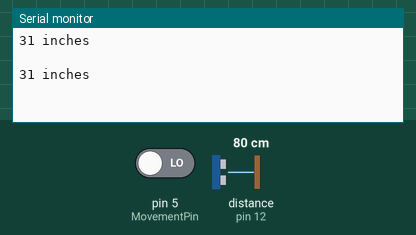
This sketch was run on a simulated Arduino Uno, built with avr-gcc and run on an emulated ATmega328P. Parts: the last lines printed to the serial monitor. Wiring (inferred from the names in the program): ultrasonic range finder: trigger pin 13; echo pin 12. The inputs (shaded band) are chosen by the test bench; at power-on: pin 5 (MovementPin) LOW, distance to the obstacle (sensor on pin 12) 80 cm. The echo pulse lasts 58.3 µs per cm.

Above: at 2.8 s.
2.9 s: pin 5 (MovementPin) driven HIGH
7.5 s: distance to the obstacle (sensor on pin 12) set to 2 cm
At 9.3 s:
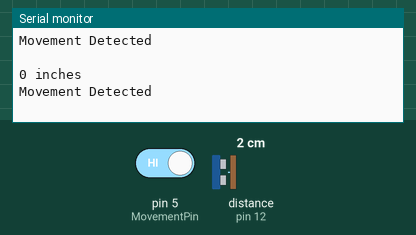
10.2 s: distance to the obstacle (sensor on pin 12) set to 4 cm
At 12.5 s:
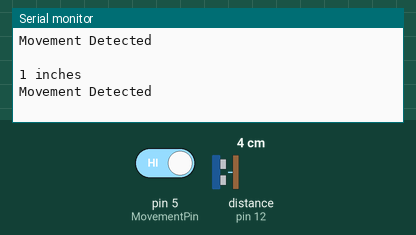
Timing chart, 0 to 14.0 s (numbered marks = the images above; inputs shaded):
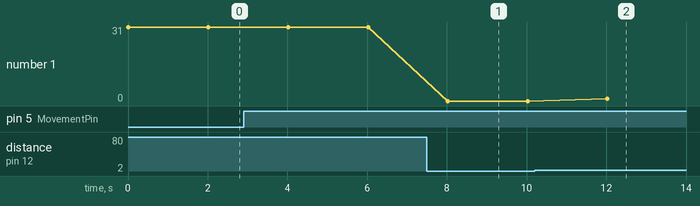

The sketch:

letsmakeit6_presenceanddistance.ino
```cpp
/*############### PRESENCE AND DISTANCE SENSORS SAMPLE #########################
       This code monitors 2 different sensors.  One is monitored for presence and
       is basically a motion sensor that turn a pin high when it senses some
       motion.

       The other sensor is a distance sensor that we send a trigger signal to
       and then measure the amount of time it takes to get an echo.  Based on
       the amount of time we can calculate the distance to an object in front
       of the sensor.


   From: Mike Myers (http://mikemyers.me)  @netnutmike
       Let's Make It Episode 6 (http://tech-zen.tv/index.php/shows/let-s-make-it/episodes/59-sensor-fun-with-arduino-1-massive-failure-but-4-successes-let-s-make-it-episode-6)

       http://tech-zen.tv

       For the sample code, show notes, contact information and many more
       videos, visit the show page at http://tech-zen.tv/letsmakeit

       Please subscribe to our YouTube channel or our netcasts at any of
       your favorite netcast / podcast outlets.

       We normally record Let's Make It live on Tuesday evenings around
       7pm eastern. You can watch it live by going to tech-zen.tv and clicking
       the live link at the top of the page.

       We also have a community setup for our viewers and listeners. You can
       join the community by going to community.tech-zen.tv.

       We love input on what you would like to know or if you have an idea for
       a new Let's Make it episode, you can contact us via email or phone at
       the show information page.
################################################################################*/

int MovementPin= 5;   // Define the pin we will use to read the presense state
int TriggerPin=13;    // Define the pin that we use to set off the trigger
int EchoPin= 12;      // Define the pin that we will use to read the echo response

void setup()
{
  // Start the serial port for the seial monitor at 115200.  Be sure your serial monitor is 115200
  Serial.begin(115200);

  // Setup the pins for INPUT and OUTPUT
  pinMode(TriggerPin,OUTPUT);   // output Mode
  pinMode(EchoPin, INPUT);      // input mode
  pinMode(MovementPin, INPUT);  // input mode
}

void loop()
{
  // define the 2 variables that we will use in this function
  long duration, distance;

  // set the pin low and wait 2 microseconds
  digitalWrite(TriggerPin, LOW);
  delayMicroseconds(2);

  // set the trigger pin high to transmit sound for 10 microseconds
  digitalWrite(TriggerPin, HIGH);
  delayMicroseconds(10);

  // after 10 microseconds turn off the transmitter
  digitalWrite(TriggerPin, LOW);

  // read the duration by timing how long it takes for the echo to stop
  duration = pulseIn(EchoPin, HIGH);
  distance = duration / 148;      // device the duration by 148 for inches or 58 for centimeters

  // output the distance calculated
  Serial.print(distance);
  Serial.println(" inches");

  //check the pin for movement.  If it is high then movment was detected, so output to serial
  if (digitalRead(MovementPin)) {
    Serial.println("Movement Detected");
  }

  // just a blank line to make the serial monitor easier to read
  Serial.println(" ");

  delay(2000); //Delay for readability

}
```

Measured:
- after the input at 7.5 s, the serial monitor: prints a new line after 0.52 s (image 1)
- after the input at 10.2 s, the serial monitor: prints a new line after 1.8 s (image 2)
- plotted number 1: 31 → 0 after the input at 7.5 s, 0 → 1 after the input at 10.2 s
